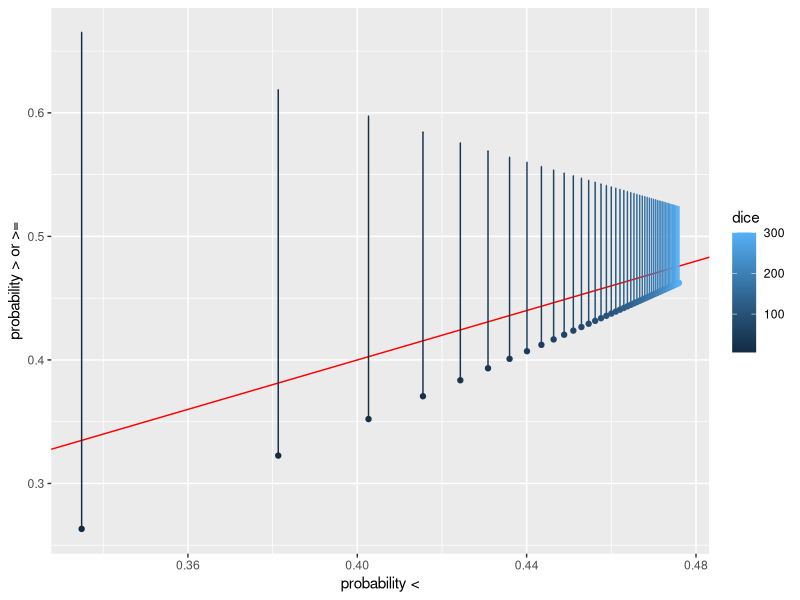
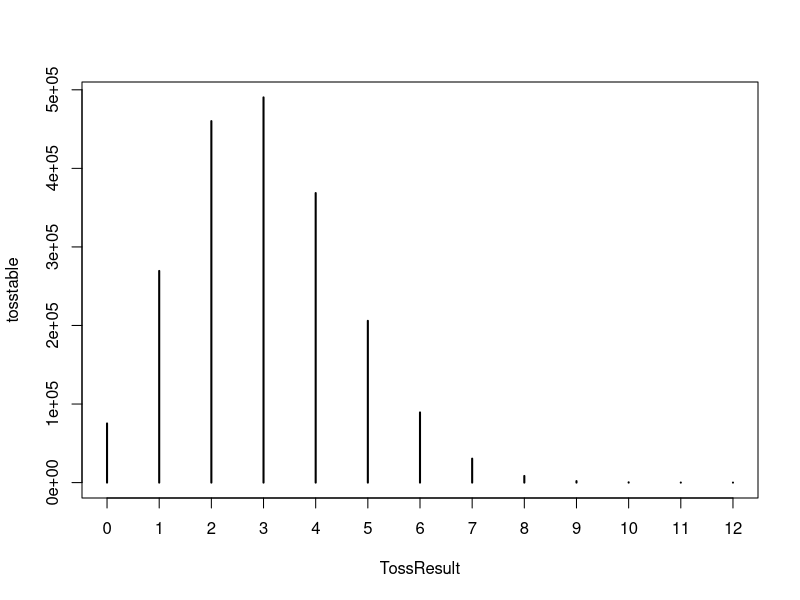

Reproduce these figures in R, in order.
## ---- chunk 1

which.max(pbinom(0:2, 6 * (1:3), 1 / 6, lower.tail = FALSE))

# disaggregate

pbinom(0:2, 6 * (1:3), 1 / 6, lower.tail = FALSE)


## ---- chunk 2

library(dplyr)
library(ggplot2)

data_frame(threshold = 1:50, dice = 6 * threshold) %>%
  mutate(prob_less = pbinom(threshold - 1, dice, 1 / 6), 
         prob_more = pbinom(threshold, dice, 1 / 6, lower.tail = FALSE),
         prob_equal = dbinom(threshold, dice, 1 / 6)) %>%
  ggplot(aes(prob_less, prob_more, color = dice)) +
  geom_point() +
  geom_abline(colour = "red") +
  geom_errorbar(aes(ymin = prob_more, ymax = prob_more + prob_equal)) +
  xlab("probability <") +
  ylab("probability > or >=")

## ---- chunk 3


dice = 18

TossResult <- rbinom(2000000, dice, (1/6))
head(TossResult)
tosstable <- table(TossResult)
tosstable

plot(tosstable)

tosstable <- data.frame(table(TossResult))
tosstable$TossResult <- as.integer(as.character(tosstable$TossResult))

str(tosstable)
tosstable

#tosstable %>%
#  summarise(sum(Freq))

trials <- tosstable %>%
  summarise(sum(Freq))

#tosstable %>% 
#  filter(TossResult >= (dice/6)) 

successes <- tosstable %>% 
  filter(TossResult >= (dice/6)) %>%
  summarise(sum(Freq))
  
successes / trials

# vs the theoretical

pbinom(0:2, 6 * (1:3), 1 / 6, lower.tail = FALSE)






